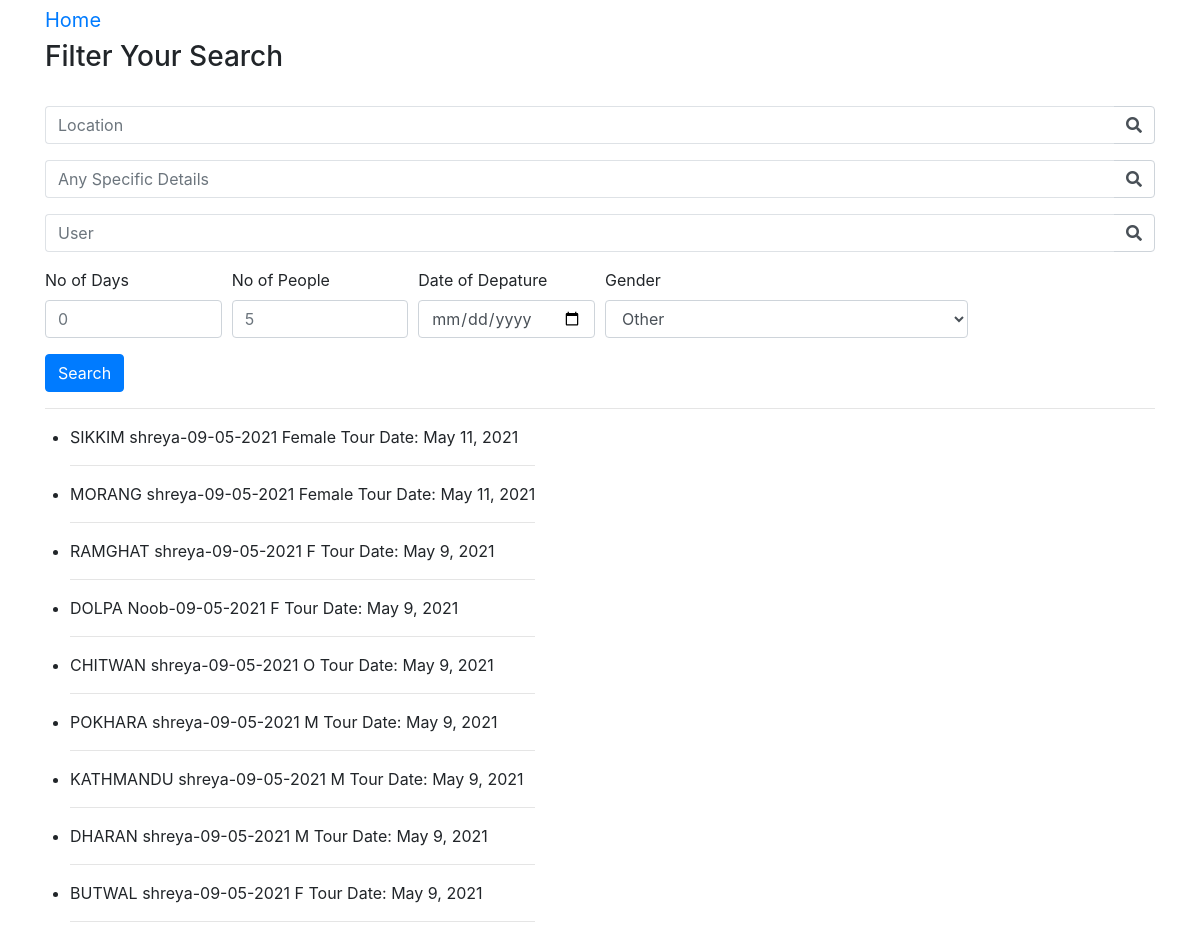
/posts/search/, run on the app's committed database.
### posts/models.py (models this page shows, shortened)
class Post(models.Model):
    no_people = models.IntegerField()
    no_days = models.IntegerField()
    tour_date = models.DateField()
    Gender_types = (
        ('Male', 'Male'),
        ('Female', 'Female'),
        ('Others', 'Others'),
    )
    Gender_prefer = models.CharField(max_length=6, choices=Gender_types)
    location = models.CharField(max_length=200, blank=True)
    pic_location = models.ImageField(blank=True, upload_to="posts/")
    updated = models.DateTimeField(auto_now=True)
    created = models.DateTimeField(auto_now_add=True)
    detail = models.TextField()
    liked = models.ManyToManyField(Yatru, blank=True, related_name= 'likes')
    author = models.ForeignKey(Yatru, on_delete=models.CASCADE, related_name = 'posts',blank=True)
    class Meta:
        ordering = ('-created',)

### app/models.py (models this page shows, shortened)
class Yatru(models.Model):
    first_name = models.CharField(max_length=200, blank=True)
    last_name = models.CharField(max_length=200, blank=True)
    user = models.OneToOneField(User, on_delete=models.CASCADE,blank=True)
    bio = models.TextField(max_length=300)
    Gender_types = (
        ('M', 'Male'),
        ('F', 'Female'),
        ('O', 'Others'),
    )
    Gender = models.CharField(max_length=1, choices=Gender_types)
    email = models.EmailField(max_length=200, blank=True)
    country = models.CharField(max_length=200, blank=True)
    avatar = models.ImageField(blank=False, upload_to="avatars/")
    friends = models.ManyToManyField(User, blank=True, related_name="friends")
    slug = models.SlugField(unique=True, blank=True)
    updated = models.DateTimeField(auto_now=True)
    created = models.DateTimeField(auto_now_add=True)
    objects = models.Manager()
    def __str__(self):
        return f"{self.user.username}-{self.created.strftime('%d-%m-%Y')}"

### posts/views.py (the view)
# urls.py: path('search/',views.search,name='search'),
def search(request):
    qs = Post.objects.all()
    location_query= request.GET.get('location')
    details_query= request.GET.get('details')
    user_query= request.GET.get('user')
    days_query= request.GET.get('days')
    people_query= request.GET.get('people')
    date_query= request.GET.get('date')
    gender_query= request.GET.get('gender')
    if location_query !='' and location_query is not None:
        qs=qs.filter(location__icontains=location_query)
    elif details_query !='' and details_query is not None:
        qs=qs.filter(detail__icontains=details_query)
    elif user_query !='' and user_query is not None:
        qs=qs.filter(author__icontains=user_query)
    elif days_query !='' and days_query is not None:
        qs=qs.filter(no_days__icontains=days_query)
    elif people_query !='' and people_query is not None:
        qs=qs.filter(no_people__icontains=people_query)
    elif date_query !='' and date_query is not None:
        qs=qs.filter(tour_date__icontains=date_query)
    elif gender_query !='' and gender_query is not None:
        qs=qs.filter(Gender_prefer__icontains=gender_query)
    address='Kathmandu'
    location=geocoder.osm(address)
    lat=location.lat
    lng=location.lng
    country=location.country
    m=folium.Map(height=500,location=[28, 84], zoom_start=7)
    folium.Marker([lat,lng],popup=country).add_to(m)
    m=m._repr_html_()
    context = {
        'qs':qs,
        'm':m,
    }
    return render(request, 'posts/search.html',context)

### posts/templates/posts/search.html (shortened to what this page needs)
<!doctype html>
<html lang="en">
  <head>
    <link rel="stylesheet" href="https://stackpath.bootstrapcdn.com/bootstrap/4.3.1/css/bootstrap.min.css">
    <link rel="stylesheet" href="https://use.fontawesome.com/releases/v5.8.1/css/all.css">
  </head>
  <body>
{% block body %}<body>
    <main role="main" class="container">
    <a class="navbar-brand" href="{% url 'app:home' %}">Home</a>
      <h3>Filter Your Search</h3><br/>{{ m|safe }}
      <form method="GET" action=".">
        <div class="form-row">
            <div class="form-group col-12">
                <div class="input-group">
                    <input class="form-control py-2 border-right-0 border" type="search" name="location" placeholder="Location" />
                    <span class="input-group-append">
                        <div class="input-group-text bg-transparent">
                            <i class="fa fa-search"></i>
                        </div>
                    </span>
                </div>
            </div>
        </div>
        <div class="form-row">
            <div class="form-group col-12">
                <div class="input-group">
                    <input class="form-control py-2 border-right-0 border" type="search" name="details" placeholder="Any Specific Details" />
                    <span class="input-group-append">
                        <div class="input-group-text bg-transparent">
                            <i class="fa fa-search"></i>
                        </div>
                    </span>
                </div>
            </div>
        </div>
        <div class="form-row">
            <div class="form-group col-12">
                <div class="input-group">
                    <input class="form-control py-2 border-right-0 border" type="search" name="user" placeholder="User" />
                    <span class="input-group-append">
                        <div class="input-group-text bg-transparent">
                            <i class="fa fa-search"></i>
                        </div>
                    </span>
                </div>
            </div>
        </div>
        <div class="form-row">
          <div class="form-group col-md-2 col-lg-2">
            <label for="viewCountMin">No of Days</label>
            <input type="number" min=0 class="form-control" id="viewCountMin" placeholder="0" name="days">
          </div>
          <div class="form-group col-md-2 col-lg-2">
            <label for="viewCountMax">No of People</label>
            <input type="number" min=0 class="form-control" id="viewCountMax" placeholder="5" name="people">
          </div>
          <div class="form-group col-md-2 col-lg-2">
            <label for="publishDateMin">Date of Depature</label>
            <input type="date" class="form-control" id="publishDateMin" name="date">
          </div>
          <div class="form-group col-md-4">
            <label for="category">Gender</label>
            <select id="category" class="form-control" name="gender">
              <option selected>Other</option>
            </select>
          </div>
        </div>
        <button type="submit" class="btn btn-primary">Search</button>
      </form>
      <hr />
      <div class="row">
        <ul>
          {% for query in qs %}
            <li>
              {{ query.location }}
              <span> {{ query.author }}</span>
              <span>
                  {{ query.Gender_prefer }}
              </span>
              <span>Tour Date: {{ query.tour_date }}</span>
            </li>
            <hr />
          {% endfor %}
        </ul>
      </div>
    </main>
</body>
{% endblock %}

### data on the page
Post: location "SIKKIM", author "shreya-09-05-2021", Gender_prefer "Female", tour_date "May 11, 2021"
Post: location "MORANG", author "shreya-09-05-2021", Gender_prefer "Female", tour_date "May 11, 2021"
Post: location "RAMGHAT", author "shreya-09-05-2021", Gender_prefer "F", tour_date "May 9, 2021"
Post: location "DOLPA", author "Noob-09-05-2021", Gender_prefer "F", tour_date "May 9, 2021"
Post: location "CHITWAN", author "shreya-09-05-2021", Gender_prefer "O", tour_date "May 9, 2021"
Post: location "POKHARA", author "shreya-09-05-2021", Gender_prefer "M", tour_date "May 9, 2021"
Post: location "KATHMANDU", author "shreya-09-05-2021", Gender_prefer "M", tour_date "May 9, 2021"
Post: location "DHARAN", author "shreya-09-05-2021", Gender_prefer "M", tour_date "May 9, 2021"
Post: location "BUTWAL", author "shreya-09-05-2021", Gender_prefer "F", tour_date "May 9, 2021"
